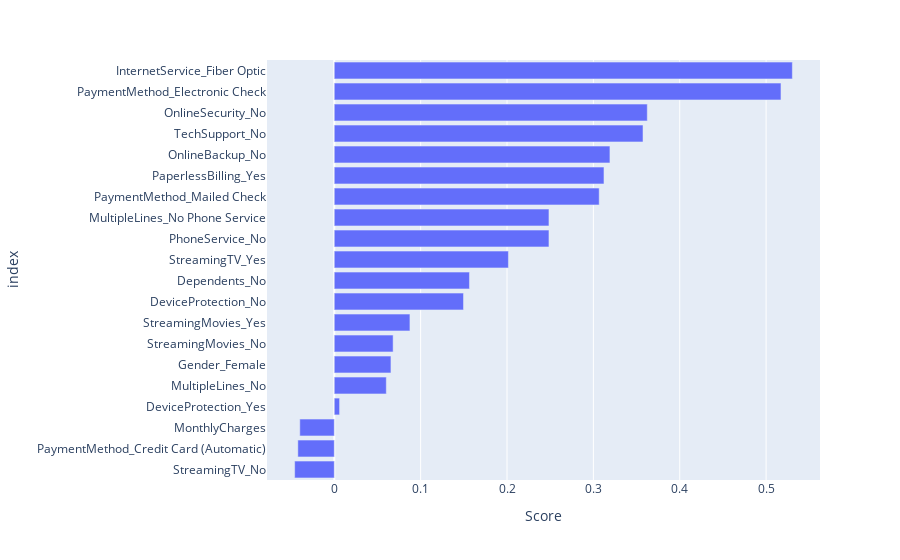

The notebook cell saved with this chart:
### Code cell
imp_df = pd.DataFrame(log_reg.coef_[0], index=X_train.columns, columns=['Score'])
imp_df.sort_values(by='Score',ascending=False, inplace=True)
fig = px.bar(imp_df.head(20), x = 'Score')
fig.update_layout(yaxis={'categoryorder':'total ascending'})
# st.plotly_chart(fig)
fig.show()

### Figure 1 — Plotly figure (JSON) as saved in the notebook; plotly's stock layout.template omitted (floating-point values rounded to 4 significant figures)
{"data": [{"alignmentgroup": "True", "hovertemplate": "Score=%{x}<br>index=%{y}<extra></extra>", "legendgroup": "", "marker": {"color": "#636efa", "pattern": {"shape": ""}}, "name": "", "offsetgroup": "", "orientation": "h", "showlegend": false, "textposition": "auto", "type": "bar", "x": [0.5304, 0.5172, 0.3624, 0.3575, 0.3192, 0.3123, 0.3067, 0.2486, 0.2486, 0.2016, 0.1565, 0.1496, 0.0876, 0.06814, 0.06561, 0.06024, 0.006131, -0.03992, -0.04219, -0.04588], "xaxis": "x", "y": ["InternetService_Fiber Optic", "PaymentMethod_Electronic Check", "OnlineSecurity_No", "TechSupport_No", "OnlineBackup_No", "PaperlessBilling_Yes", "PaymentMethod_Mailed Check", "PhoneService_No", "MultipleLines_No Phone Service", "StreamingTV_Yes", "Dependents_No", "DeviceProtection_No", "StreamingMovies_Yes", "StreamingMovies_No", "Gender_Female", "MultipleLines_No", "DeviceProtection_Yes", "MonthlyCharges", "PaymentMethod_Credit Card (Automatic)", "StreamingTV_No"], "yaxis": "y"}], "layout": {"barmode": "relative", "legend": {"tracegroupgap": 0}, "margin": {"t": 60}, "xaxis": {"anchor": "y", "domain": [0, 1], "title": {"text": "Score"}}, "yaxis": {"anchor": "x", "categoryorder": "total ascending", "domain": [0, 1], "title": {"text": "index"}}}}
